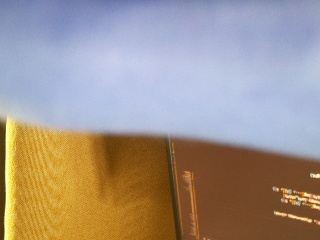
#> input picture 1.jpg, 320 x 240 px
$ python -i hist.py   (imports and definitions only)
#> lines starting #> are read from the running program, lines starting #| are printed output that depends on the picture; after the words box and inside, x2 and y2 are one past the last pixel; in counts of white or black regions, pixels touching at a corner belong together
#> further down, picture is the input picture: shape (240, 320, 3); mean B, G, R 139.9, 148.9, 162.3
from math import inf, floor

import cv2
import numpy as np


class Hist:
    def __init__(self, width=320, height=240, padding=(0, 0, 0, 0), thickness=1, fill=False):
        self.__width = width
        self.__padding = padding
        horizontal = width - self.__padding[0] - self.__padding[2]
        self.__maxSize = 256 if horizontal > 256 else horizontal
        self.__step = floor(horizontal / self.__maxSize)
        self.__height = height
        self.__thickness = thickness
        self.__fill = fill
        self.__max = -inf
        self.__min = inf
        self.__dataList = [[], [], []]

    def __frameCalc(self, frame):
        self.__max = -inf
        self.__min = inf
        frameDataList = (
            [i[0] for i in cv2.calcHist([frame], [0], None, [self.__width], [0, 255])],
            [i[0] for i in cv2.calcHist([frame], [1], None, [self.__width], [0, 255])],
            [i[0] for i in cv2.calcHist([frame], [2], None, [self.__width], [0, 255])]
        )

        minListSize = min(len(frameDataList[0]), len(frameDataList[1]), len(frameDataList[2]))
#> minListSize = 320
        if minListSize > self.__maxSize:
            tempb, tempg, tempr = list(), list(), list()
            step = minListSize // self.__maxSize
#> step = 1
            for i in range(0, minListSize, step):
                sumb, sumg, sumr = 0, 0, 0
                for j in range(step):
                    sumb += frameDataList[0][i + j]
                    sumg += frameDataList[1][i + j]
                    sumr += frameDataList[2][i + j]
                tempb.append(sumb / step)
                tempg.append(sumg / step)
                tempr.append(sumr / step)
#> after the loop, tempb = 320 values, max 2394 at index 48, min 0 at index 4, mean 240; tempg = 320 values, max 2042 at index 90, min 0 at index 0, mean 239.7; tempr = 320 values, max 1726 at index 144, min 0 at index 0, mean 238.6
            self.__dataList[0], self.__dataList[1], self.__dataList[2] = tempb, tempg, tempr
        else:
            self.__dataList[0], self.__dataList[1], self.__dataList[2] = frameDataList[0], frameDataList[1], \
                                                                         frameDataList[2]

        self.__min = min(min(self.__dataList[0]), min(self.__dataList[1]), min(self.__dataList[2]))
        self.__max = max(max(self.__dataList[0]), max(self.__dataList[1]), max(self.__dataList[2]))

    def decorate(self, frame, rotate=0):
        self.__frameCalc(frame)
        sketch = np.zeros(frame.shape, np.uint8)
        for index, i in enumerate(zip(self.__dataList[0], self.__dataList[1], self.__dataList[2])):
            if self.__max == self.__min:
                b, g, r = 0, 0, 0
            else:
                b = 0 + (100 - 0) / (self.__max - self.__min) * (i[0] - self.__min)
                g = 0 + (100 - 0) / (self.__max - self.__min) * (i[1] - self.__min)
                r = 0 + (100 - 0) / (self.__max - self.__min) * (i[2] - self.__min)

            data = (b, g, r)
            color = [0, 0, 0]
            for indey, _ in enumerate(data):
                color[indey] = 255
                if self.__fill:
                    cv2.rectangle(sketch,
                                  (
                                      self.__padding[0] + index * self.__step,
                                      int(
                                          self.__height - (
                                                  _ / 100 * (self.__height - self.__padding[1] - self.__padding[3])
                                          ) - self.__padding[3])
                                  ),
                                  (int((index + 1) * self.__step + self.__padding[0]),
                                   self.__height - self.__padding[3]),
                                  color=color,
                                  thickness=-1)
                else:
                    cv2.rectangle(sketch,
                                  (self.__padding[0] + index * self.__step,
                                   int(
                                       self.__height - (_ / 100 * (
                                               self.__height - self.__padding[1] - self.__padding[3])) -
                                       self.__padding[3] - self.__thickness
                                   )
                                   ),
                                  (
                                      int((index + 1) * self.__step + self.__padding[0]),
                                      int(
                                          self.__height - (_ / 100 * (
                                                  self.__height - self.__padding[1] - self.__padding[3])) -
                                          self.__padding[3]
                                      )
                                  ),
                                  color=color,
                                  thickness=1)
                color[indey] = 0
            sketch = np.rot90(sketch, -rotate // 90)
            cv2.addWeighted(sketch, 1, frame, 1, 0, frame)
#> this loop made 320 passes
#> pass 3, in decorate, `sketch = np.rot90(sketch, -rotate // 90)`:
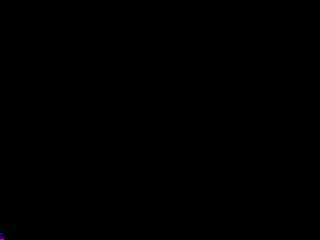
#> sketch: shape (240, 320, 3); mean of channels 0, 1, 2 0, 0, 0; drawn as B, G, R
#> after the loop:
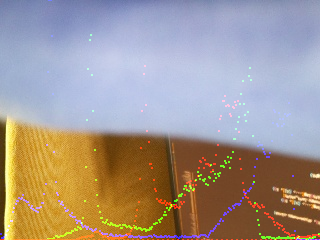
#> frame: shape (240, 320, 3); 3.02% of pixels changed, all inside (x1, y1, x2, y2) = (0, 0, 320, 240)
#> after the loop:
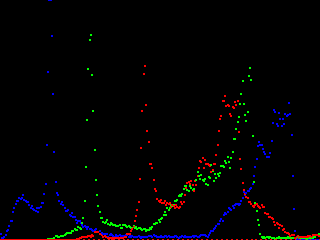
#> sketch: shape (240, 320, 3); mean of channels 0, 1, 2 2.7, 2.3, 2.8; drawn as B, G, R

>>> import cv2
>>> picture = cv2.imread('../1.jpg')
>>> result = Hist().decorate(picture)
